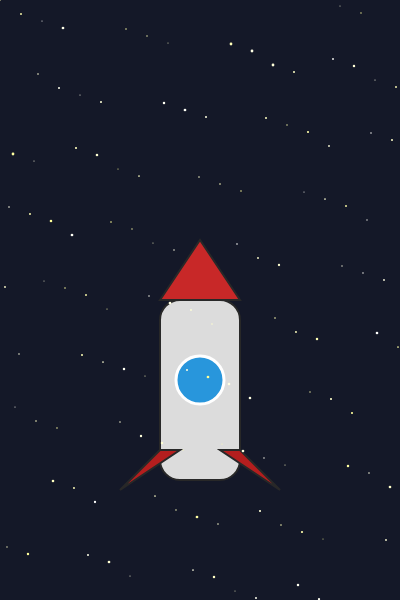
Frame 1 (no input)
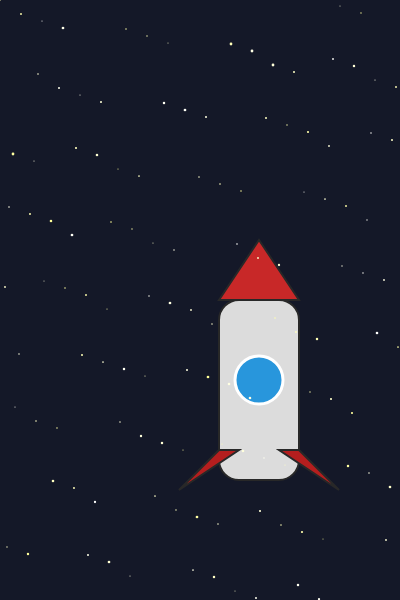
Frame 60 (no input)
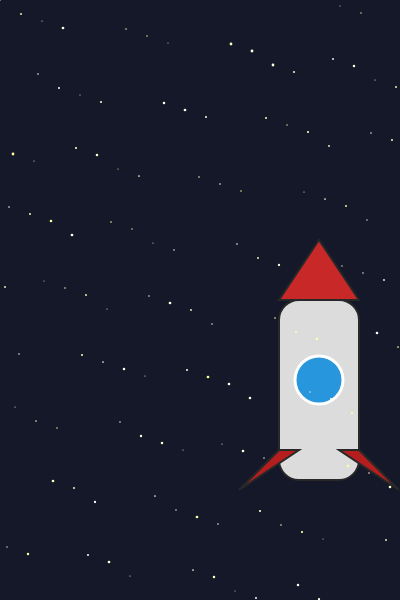
Frame 120 (the mouse pressed at the canvas centre since frame 60)

The p5.js sketch that drew these frames (run headless with seeded random() and noise() and a simulated clock; from frame 60 on, the mouse is pressed at the canvas centre):

// p5.js sketch
// ── sketch.js
let xMax = 400;
let yMax = 600;
let xrocket = xMax/2;
let yrocket = yMax*0.6;

function setup() {
  createCanvas(xMax, yMax);
}

function draw() {
  background(20, 24, 40);

  push();
  // corpo del rocket
  fill(220);
  stroke(40);
  strokeWeight(2);
  rectMode(CENTER);
  rect(xrocket, yrocket+30, 80, 180, 20)

  // naso del rocket
  fill(200, 40, 40); //red
  triangle(xrocket-40, yrocket-60, xrocket, yrocket-120, xrocket+40, yrocket-60)

  // finestra
  fill(40, 150, 220) //blue
  stroke(255); //bordo bianco
  strokeWeight(3);
  ellipse(xrocket, yrocket+20, 48, 48);

  // ali
  fill(180, 30, 30)
  stroke(40);
  strokeWeight(2);
  triangle(xrocket-40, yrocket+90, xrocket-80, yrocket+130, xrocket-20, yrocket+90)
  triangle(xrocket+40, yrocket+90, xrocket+80, yrocket+130, xrocket+20, yrocket+90)

  pop();

  push();
  randomSeed(99) 
  noStroke(); //toglie outline dalle stelle
  for(let i=0; i<120; i++){
    let sx = (i*37) % width + i%3;
    let sy = (i*73) % height + i%7;
    fill(255, 255, random(150, 255));
    ellipse(sx, sy, random(1, 2.8));
  /*  if(i%2 == 0){
      fill(255, 255, 250);
      ellipse(sx, sy, 1);
    }else if (i%3 == 0){
      fill(200, 100, 255);
      ellipse(sx, sy, 1.5);
    }else{
      fill(255, 255, 100);
      ellipse(sx, sy, 2.8);
    } */
  }
  
  pop();
  xrocket = (xrocket+1)%(xMax+120); //animazione
}
